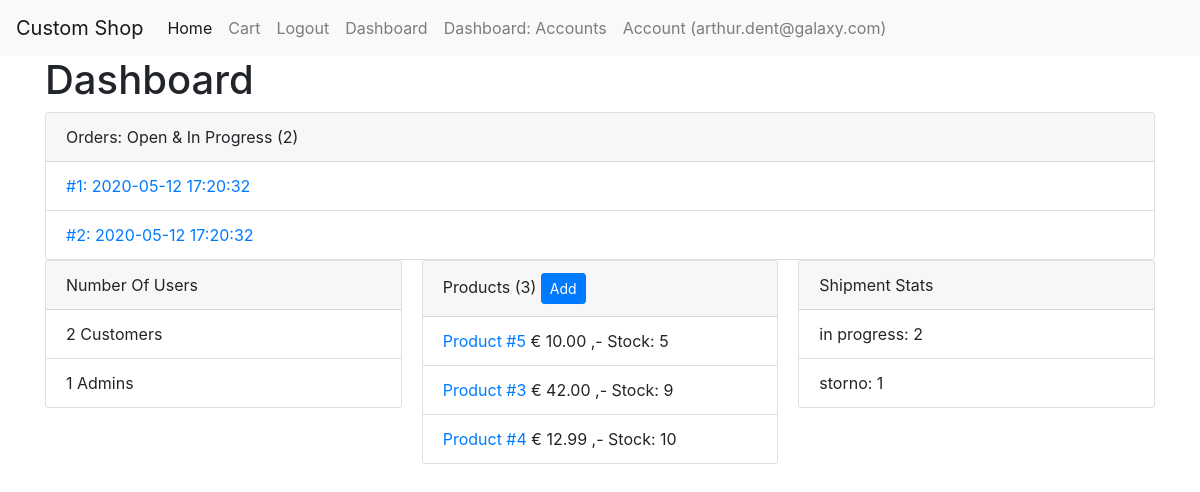
/dashboard (signed in), run on an earlier commit of the app's database.
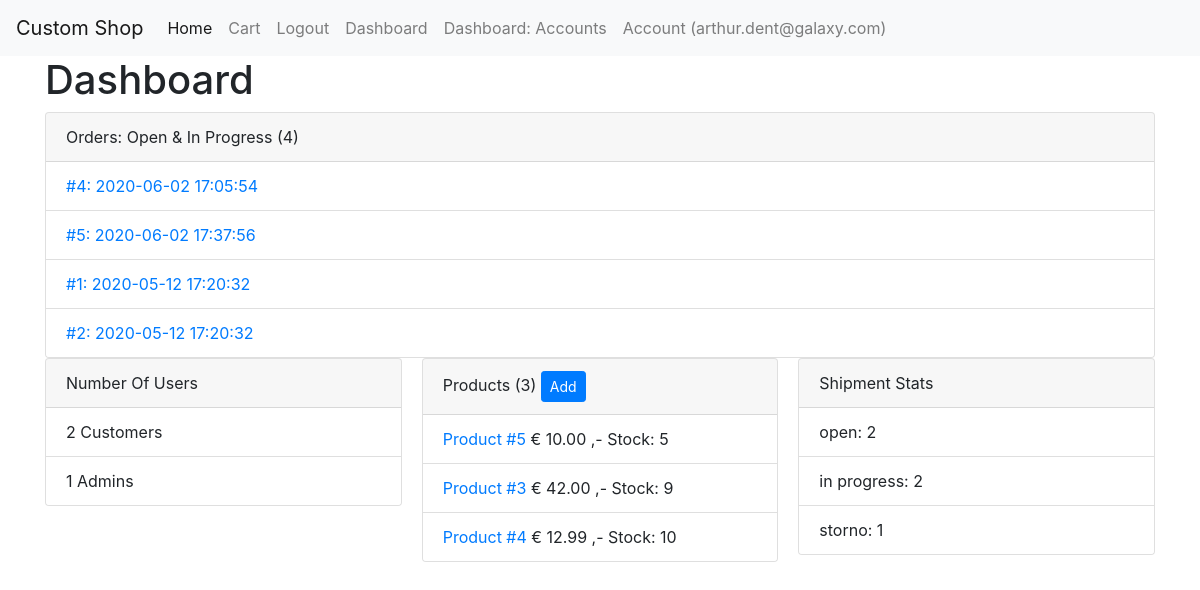
And on a later commit of the database.
### tables this page shows
CREATE TABLE `orders` (
  `id` int(11) NOT NULL,
  `crdate` timestamp NOT NULL DEFAULT current_timestamp() COMMENT 'creation date',
  `user_id` int(11) NOT NULL,
  `products` text NOT NULL COMMENT 'Serialization or ordered products',
  `delivery_address_id` int(11) NOT NULL,
  `invoice_address_id` int(11) NOT NULL,
  `payment_id` int(11) NOT NULL,
  `status` enum('open','in progress','in delivery','storno','delivered') NOT NULL
);

CREATE TABLE `products` (
  `id` int(11) NOT NULL,
  `name` varchar(255) NOT NULL,
  `description` text DEFAULT NULL,
  `price` float NOT NULL,
  `stock` int(11) NOT NULL,
  `images` text DEFAULT NULL
);

### core/View.php (called while the page is built, shortened)
<?php
class View
{
    public static function load (string $view, array $params = [], string $layout = 'main')
    {
        require_once __DIR__ . "/../resources/views/layouts/$layout.php";
    }
}

### app/Controllers/AdminController.php (called while the page is built, shortened)
<?php
class AdminController
{
    public function dashboard ()
    {
        $db = new Database();
        $numberOfUsers = $db->query("SELECT COUNT(*) AS numberofusers, is_admin FROM users GROUP BY is_admin");
        $products = Product::all();
        usort($products, function ($a, $b) {
            if ($a->stock === $b->stock) {
                return 0;
            }
            if ($a->stock < $b->stock) {
                return -1;
            } else {
                return 1;
            }
        });
        $productStats = $db->query('SELECT COUNT(*) AS count, status AS label FROM orders GROUP BY status');
        $openOrders = Order::findByStatus('open');
        $inProgressOrders = Order::findByStatus('in progress');
        $ordersToList = array_merge($openOrders, $inProgressOrders);
        View::load('admin/dashboard', [
            'numberOfUsers' => $numberOfUsers,
            'products' => $products,
            'productStats' => $productStats,
            'openOrders' => $ordersToList
        ]);
    }
}

### index.php (called while the page is built, shortened)
<?php
spl_autoload_register(function ($namespaceAndClassname) {
    $namespaceAndClassname = str_replace('Core', 'core', $namespaceAndClassname);
    $namespaceAndClassname = str_replace('App', 'app', $namespaceAndClassname);
    $filepath = str_replace('\\', '/', $namespaceAndClassname);
});
$app = new \Core\Bootstrap();

### core/Helpers/Config.php (called while the page is built, shortened)
<?php
class Config
{
    public static function get ($configString = '', $default = null)
    {
        if (strlen($configString) >= 3) {
            $filename = explode('.', $configString)[0];
            $key = explode('.', $configString)[1];
            $config = require __DIR__ . "/../../config/$filename.php";
            if (array_key_exists($key, $config)) {
                return $config[$key];
            } else {
                return $default;
            }
        }
    }
}

### config/database.php (called while the page is built)
<?php
return [
    'host' => 'mariadb',
    'username' => 'root',
    'password' => 'password',
    'dbname' => 'mvc',
    'port' => 3306
];

### core/Database.php (called while the page is built, shortened)
<?php
class Database
{
    private $link;
    public function __construct ()
    {
        $this->link = new \mysqli(
            Config::get('database.host'),
            Config::get('database.username'),
            Config::get('database.password'),
            Config::get('database.dbname'),
            Config::get('database.port', 3306)
        );
        $this->link->set_charset('utf8');
    }
    public function query (string $sql, array $params = [])
    {
        $this->stmt = $this->link->prepare($sql);
        if (count($params) >= 1) {
            $paramTypes = [];
            $paramValues = [];
            foreach ($params as $key => $value) {
                $paramTypes[] = explode(':', $key)[0];
                $_value = $value;
                $paramValues[] = &$_value;
            }
            $paramString = implode('', $paramTypes);
            array_unshift($paramValues, $paramString);
            @call_user_func_array([$this->stmt, 'bind_param'], $paramValues);
        }
        $this->stmt->execute();
        $result = $this->stmt->get_result();
        return $result->fetch_all(MYSQLI_ASSOC);
    }
}

### app/Models/Order.php (called while the page is built, shortened)
<?php
class Order
{
    public static $tableName = 'orders';
    public function fill (array $data = [])
    {
        $this->id = $data['id'];
        $this->crdate = $data['crdate'];
    }
    public static function findByStatus (string $status = 'open')
    {
        $db = new Database();
        $tableName = self::$tableName;
        $result = $db->query("SELECT * FROM $tableName WHERE status = ?", [
            's:status' => $status
        ]);
        $data = [];
        foreach ($result as $resultItem) {
            $date = new self($resultItem);
            $data[] = $date;
        }
        return $data;
    }
}

### core/Models/ModelTrait.php (called while the page is built, shortened)
<?php
trait ModelTrait
{
    public static function all ()
    {
        $db = new Database();
        $tableName = self::$tableName;
        if (property_exists(self::class, 'softDelete') && self::$softDelete === true) {
            $result = $db->query("SELECT * FROM $tableName WHERE is_deleted IS NOT TRUE");
        } else {
            $result = $db->query("SELECT * FROM $tableName");
        }
        $data = [];
        foreach ($result as $resultItem) {
            $date = new self($resultItem);
            $data[] = $date;
        }
        return $data;
    }
    public static function find (int $id)
    {
        $db = new Database();
        $tableName = self::$tableName;
        $result = $db->query("SELECT * FROM {$tableName} WHERE id = ?", [
            'i:id' => $id
        ]);
        $data = new self($result[0]);
        return $data;
    }
}

### app/Models/Product.php (called while the page is built, shortened)
<?php
class Product
{
    public $price = 0.0;
    public function fill (array $data = [])
    {
        $this->id = $data['id'];
        $this->name = $data['name'];
        $this->price = $data['price'];
        $this->stock = $data['stock'];
    }
    public function getPrice ()
    {
        return self::formatPrice($this->price);
    }
    public static function formatPrice ($price)
    {
        return sprintf('&euro; %.2f ,-', $price);
    }
}

### resources/views/admin/dashboard.view.php (the view)
<h1>Dashboard</h1>
<div class="card">
    <div class="card-header">
        Orders: Open & In Progress (<?php echo count($openOrders); ?>)
    </div>
    <ul class="list-group list-group-flush">
        <?php foreach ($openOrders as $openOrder): ?>
            <li class="list-group-item">
                <a href="orders/<?php echo $openOrder->id; ?>/edit">
                    <?php printf('#%d: %s', $openOrder->id, $openOrder->crdate); ?>
                </a>
            </li>
        <?php endforeach; ?>
    </ul>
</div>
<div class="card-columns">
    <div class="card">
        <div class="card-header">
            Number Of Users
        </div>
        <ul class="list-group list-group-flush">
            <?php
            foreach ($numberOfUsers as $numberOfUsersData) {
                if ($numberOfUsersData['is_admin'] === 1) {
                    $label = 'Admins';
                } else {
                    $label = 'Customers';
                }
                $value = $numberOfUsersData['numberofusers'];
                echo "<li class=\"list-group-item\">$value $label</li>";
            }
            ?>
        </ul>
    </div>
    <div class="card">
        <div class="card-header">
            Products (<?php echo count($products); ?>)
            <a href="dashboard/products/add" class="btn btn-primary btn-sm">Add</a>
        </div>
        <ul class="list-group list-group-flush">
            <?php foreach ($products as $product): ?>
                <li class="list-group-item">
                    <a href="products/<?php echo $product->id; ?>/edit">
                        <?php echo $product->name; ?>
                    </a>
                    <?php echo $product->getPrice(); ?>
                    <span>
                    Stock: <?php echo $product->stock; ?>
                </span>
                </li>
            <?php endforeach; ?>
        </ul>
    </div>
    <div class="card">
        <div class="card-header">
            Shipment Stats
        </div>
        <ul class="list-group list-group-flush">
            <?php foreach ($productStats as $productStat): ?>
                <li class="list-group-item">
                    <?php echo $productStat['label']; ?>: <?php echo $productStat['count']; ?>
                </li>
            <?php endforeach; ?>
        </ul>
    </div>
</div>

What changed in the data, as far as the page shows it:
added orders: id "4", crdate "2020-06-02 17:05:54"
added orders: id "5", crdate "2020-06-02 17:37:56"
Also different on the page:
count($openOrders): "2" → "4"
new list line: "open : 2"
